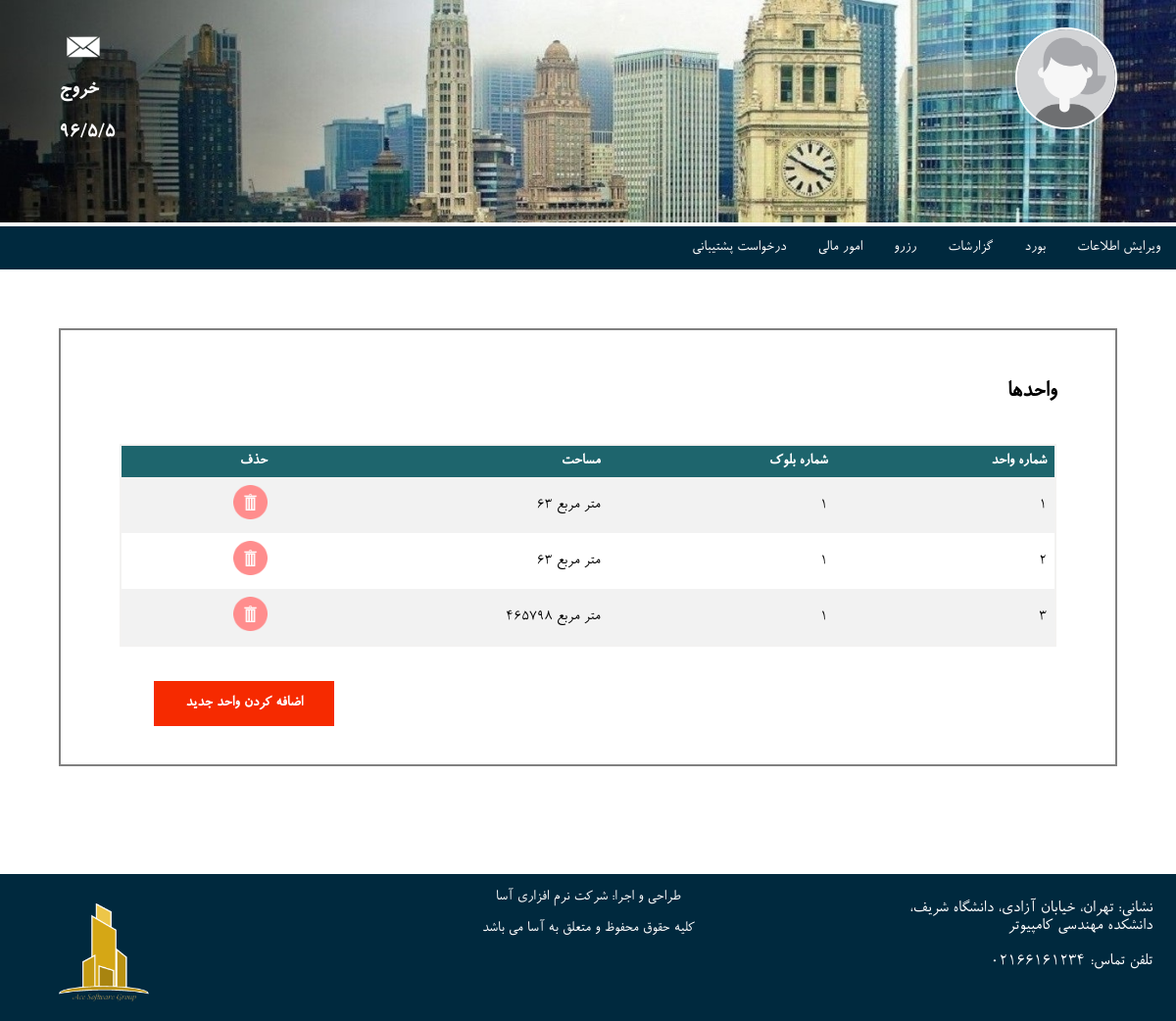
Page /manager/edit_unit/ (signed in) on the committed database.
### MySite/models.py (models this page shows, shortened)
class Unit(models.Model):
    area = models.IntegerField()
    block = models.ForeignKey('Block')

class Block(models.Model):
    complex = models.ForeignKey('Complex')

### Manager/views.py (the view)
@login_required
def edit_unit(request):
    complex = request.user.member.manager.complex
    units = Unit.objects.filter(block__complex=complex)
    return render(request, 'manager/editUnit.html', {'units': units})

### Manager/templates/manager/editUnit.html (shortened to what this page needs)
{% extends 'manager/managerBase.html' %}
{% block css %}<link rel="stylesheet" type="text/css" href="../../../static/css/reqStyles.css"/>{% endblock %}
{% block content %}
    <div class="main" style="direction: ltr">
    <h5>واحدها</h5>
    <table>
        <tr>
            <th>حذف</th>
            <th>مساحت</th>
            <th>شماره بلوک</th>
            <th> شماره واحد</th>
        </tr>
        {% for unit in units %}
        <tr>
            <td><a href="{% url 'site:manager:deleteUnit' unit.id %}" onclick="f({{ unit.id }})"><img
                    src="../../../static/images/delete.png" class="linkImg"></a></td>
            <td>{{ unit.area }} متر مربع</td>
            <td>{{ unit.block.id }}</td>
            <td>{{ unit.id }}</td>
        </tr>
        {% endfor %}
    </table>
        <a type="button" class="btn" style="color:white; font-weight: bold;" href="{% url 'site:manager:addUnit' %}">اضافه
            کردن واحد جدید</a>
</div>
{% endblock %}

### static/css/reqStyles.css (style rules this page uses)
.main { padding: 5%; padding-top: 1%; padding-bottom: 10%; margin: 5%; border: solid 2px; border-color: gray; font-family: brandon; text-align: right; }
.main h5 { font-size: 24px; }
table { margin-top: 30px; border-collapse: collapse; width: 100%; border: solid 2px; border-color: #F3F2F1; }
th, td { text-align: right; padding: 8px; }
tr:nth-child(even) { background-color: #f2f2f2 }
th { background-color: #1E656D; color: white; }
.linkImg { width: 35px }
.btn { background-color:#F62A00; border: none; padding: 15px 32px; text-align: center; text-decoration: none; display: inline-block; font-size: 16px; float: left; margin: 35px; font-family: brandon; }
.btn { color: white; }

### rows in the picture
Unit: area "63", block.id "1", id "1"
Unit: area "63", block.id "1", id "2"
Unit: area "465798", block.id "1", id "3"
